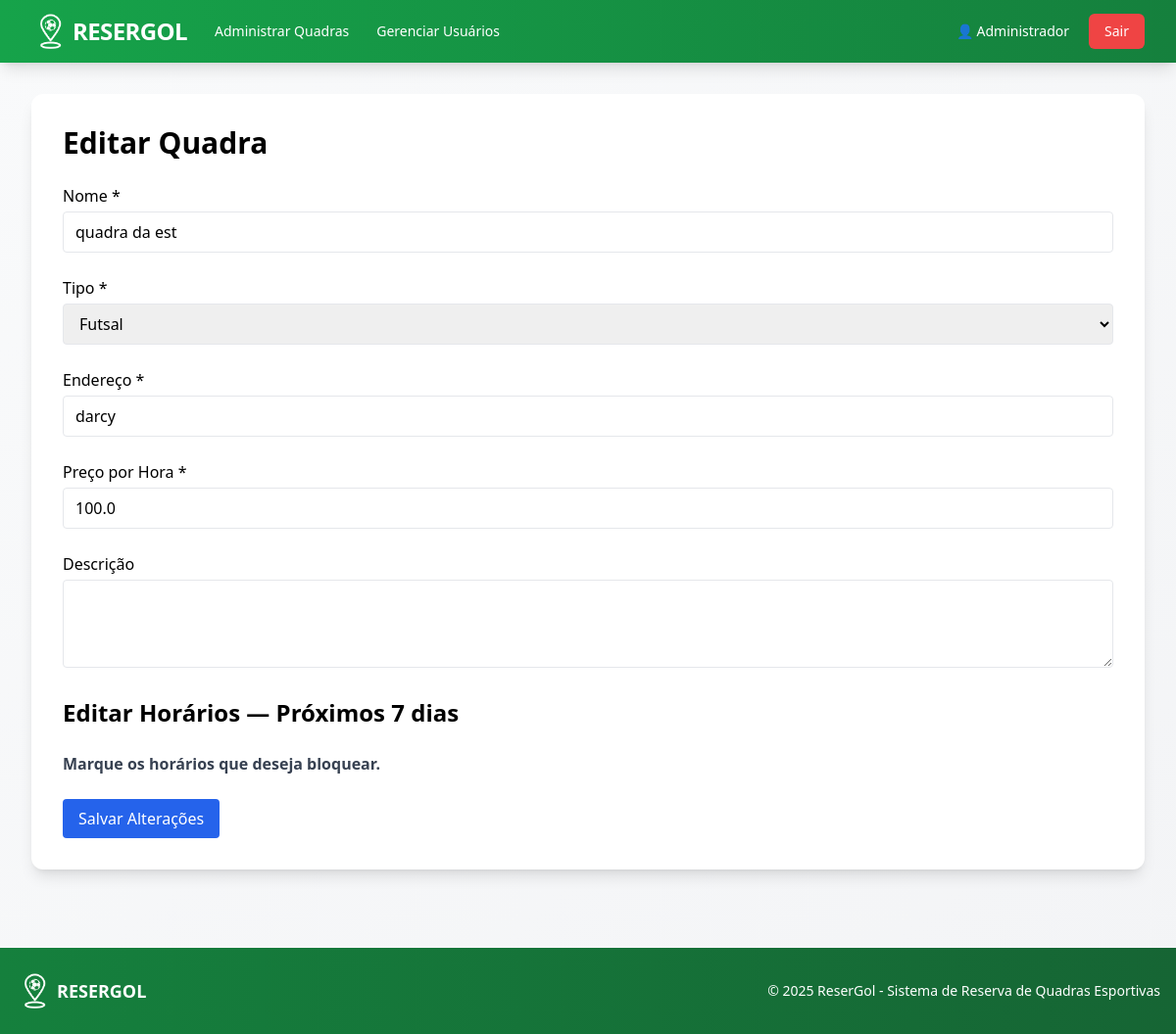
Screenshot of /quadra/1/editar (signed in) with the database file from the repository.
### models/usuario_model.py (models this page shows, shortened)
class Usuario(UserMixin, db.Model):
    __tablename__ = 'usuarios'
    id = db.Column(db.Integer, primary_key=True)
    nome = db.Column(db.String(120), nullable=False)
    email = db.Column(db.String(120), unique=True, nullable=False)
    senha_hash = db.Column(db.String(255), nullable=False)
    role = db.Column(db.String(20), default='usuario')
    criado_em = db.Column(db.DateTime, default=datetime.utcnow)
    tentativas_login = db.Column(db.Integer, default=0)
    bloqueado_ate = db.Column(db.DateTime, nullable=True)
    quadras = db.relationship('Quadra', backref='dono', lazy=True, foreign_keys='Quadra.dono_id')
    reservas = db.relationship('Reserva', backref='usuario', lazy=True, foreign_keys='Reserva.usuario_id')
    def is_dono_quadra(self):
        return self.role == 'dono_quadra'
    def is_admin(self):
        return self.role == 'admin'

### models/quadra_model.py (models this page shows, shortened)
class Quadra(db.Model):
    __tablename__ = 'quadras'
    id = db.Column(db.Integer, primary_key=True)
    nome = db.Column(db.String(120), nullable=False)
    endereco = db.Column(db.String(255), nullable=False)
    tipo = db.Column(db.String(50), nullable=False)
    descricao = db.Column(db.Text, nullable=True)
    preco_hora = db.Column(db.Float, nullable=False)
    ativa = db.Column(db.Boolean, default=True)
    criado_em = db.Column(db.DateTime, default=datetime.utcnow)
    dono_id = db.Column(db.Integer, db.ForeignKey('usuarios.id'), nullable=False)
    reservas = db.relationship('Reserva', backref='quadra', lazy=True, cascade='all, delete-orphan')

### app.py (the view)
@app.route('/quadra/<int:quadra_id>/editar', methods=['GET', 'POST'])
@login_required
def editar_quadra(quadra_id):
    return QuadraController.editar_quadra(quadra_id)

### app.py (called while the page is built)
@login_manager.user_loader
def load_user(user_id):
    return Usuario.query.get(int(user_id))

### controllers/quadra_controller.py (called while the page is built, shortened)
    @staticmethod
    @login_required
    def editar_quadra(quadra_id):
        quadra = Quadra.query.get_or_404(quadra_id)
        if quadra.dono_id != current_user.id and not current_user.is_admin():
            flash('Você não tem permissão!', 'danger')
            return redirect(url_for('minhas_quadras'))
        return render_template('quadras/editar.html', quadra=quadra)

### templates/quadras/editar.html (shortened to what this page needs)
{% extends "base.html" %}
{% block content %}
<h2 class="text-3xl font-bold mb-6">Editar Quadra</h2>
<form method="POST" class="space-y-6">
    <div>
        <label class="block font-medium mb-1">Nome *</label>
        <input type="text" name="nome" value="{{ quadra.nome }}" required class="w-full px-3 py-2 border rounded">
    </div>
    <div>
        <label class="block font-medium mb-1">Tipo *</label>
        <select name="tipo" class="w-full px-3 py-2 border rounded" required>
            <option value="futsal" {% if quadra.tipo=='futsal' %}selected{% endif %}>Futsal</option>
        </select>
    </div>
    <div>
        <label class="block font-medium mb-1">Endereço *</label>
        <input type="text" name="endereco" value="{{ quadra.endereco }}" required class="w-full px-3 py-2 border rounded">
    </div>
    <div>
        <label class="block font-medium mb-1">Preço por Hora *</label>
        <input type="number" step="0.01" name="preco_hora" value="{{ quadra.preco_hora }}" required class="w-full px-3 py-2 border rounded">
    </div>
    <div>
        <label class="block font-medium mb-1">Descrição</label>
        <textarea name="descricao" rows="3" class="w-full px-3 py-2 border rounded">{{ quadra.descricao }}</textarea>
    </div>
    <h3 class="text-2xl font-bold mt-8 mb-4">Editar Horários — Próximos 7 dias</h3>
    <p class="text-gray-700 mb-4">
    <strong>Marque os horários que deseja bloquear.</strong>
</p>
    <button type="submit" class="mt-4 px-4 py-2 bg-blue-600 text-white rounded">
        Salvar Alterações
    </button>
</form>
{% endblock %}

### templates/base.html (shortened to what this page needs)
<!DOCTYPE HTML>
<html lang="pt-BR">
<head>
    <script src="https://cdn.tailwindcss.com"></script>
</head>
<body class="bg-gradient-to-br from-gray-50 to-gray-100 min-h-screen">
    <nav class="bg-gradient-to-r from-resergol-600 to-resergol-700 shadow-lg">
        <div class="max-w-7xl mx-auto px-4 sm:px-6 lg:px-8">
            <div class="flex items-center justify-between h-16">
                <div class="flex items-center space-x-4">
                    <a href="{{ url_for('index') }}" class="flex items-center space-x-0.5 hover:opacity-90 transition">
                        <img src="{{ url_for('static', filename='resergol_pin.png') }}" alt="Logo ReserGol" class="h-10 w-10">
                        <span class="text-white font-bold text-2xl tracking-tight">RESERGOL</span>
                    </a>
                    {% if current_user.is_authenticated %}
                        <div class="hidden md:flex items-center space-x-1 ml-8">
                            {% if current_user.is_admin() %}
                                <a href="{{ url_for('admin_quadras') }}" class="text-white hover:bg-resergol-500 px-3 py-2 rounded-md text-sm font-medium transition">
                                    Administrar Quadras
                                </a>
                            {% endif %}
                            {% if current_user.is_admin() %}
                                <a href="{{ url_for('admin_usuarios') }}" class="text-white hover:bg-resergol-500 px-3 py-2 rounded-md text-sm font-medium transition">
                                    Gerenciar Usuários
                                </a>
                            {% endif %}
                        </div>
                    {% endif %}
                </div>
                                <div class="flex items-center space-x-2">
                    {% if current_user.is_authenticated %}
                        <a href="{{ url_for('perfil') }}" class="text-white hover:bg-resergol-500 px-3 py-2 rounded-md text-sm font-medium transition">
                            👤 {{ current_user.nome.split()[0] }}
                        </a>
                        <a href="{{ url_for('logout') }}" class="bg-red-500 hover:bg-red-600 text-white px-4 py-2 rounded-md text-sm font-medium transition">
                            Sair
                        </a>
                    {% endif %}
                </div>
            </div>
        </div>
    </nav>
    <div class="max-w-7xl mx-auto px-4 sm:px-6 lg:px-8 py-8">
        <div class="bg-white rounded-xl shadow-lg p-6 md:p-8">
            {% block content %}{% endblock %}
        </div>
    </div>
    <footer class="bg-gradient-to-r from-resergol-700 to-resergol-800 text-white mt-12">
        <div class="max-w-7xl mx-auto px-4 py-6">
            <div class="flex flex-col md:flex-row justify-between items-center">
                <div class="flex items-center space-x-0.5 mb-4 md:mb-0">
                    <img src="{{ url_for('static', filename='resergol_pin.png') }}" alt="Logo ReserGol" class="h-10 w-10">
                    <span class="font-bold text-lg">RESERGOL</span>
                </div>
                <p class="text-sm text-center">&copy; 2025 ReserGol - Sistema de Reserva de Quadras Esportivas</p>
            </div>
        </div>
    </footer>
</body>
</html>

### rows the page displays
Usuario: nome "Administrador"
Quadra: nome "quadra da est", tipo "Futsal", endereco "darcy", preco_hora "100.0"
